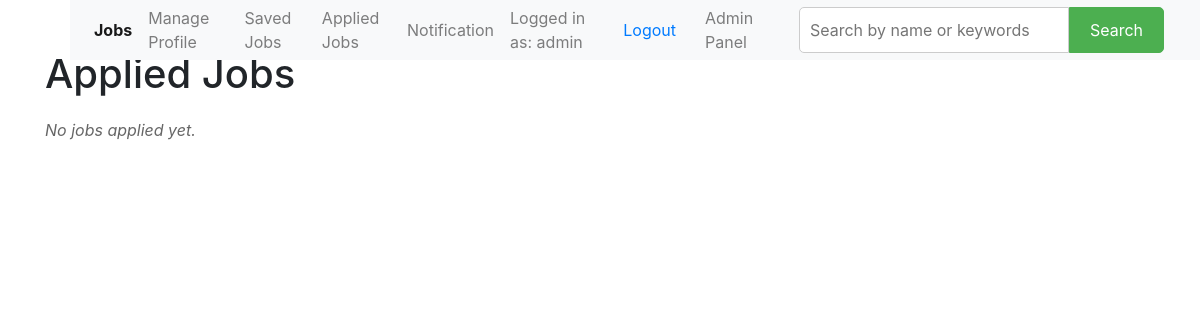
The page /applied/ (signed in) on the database as committed earlier.
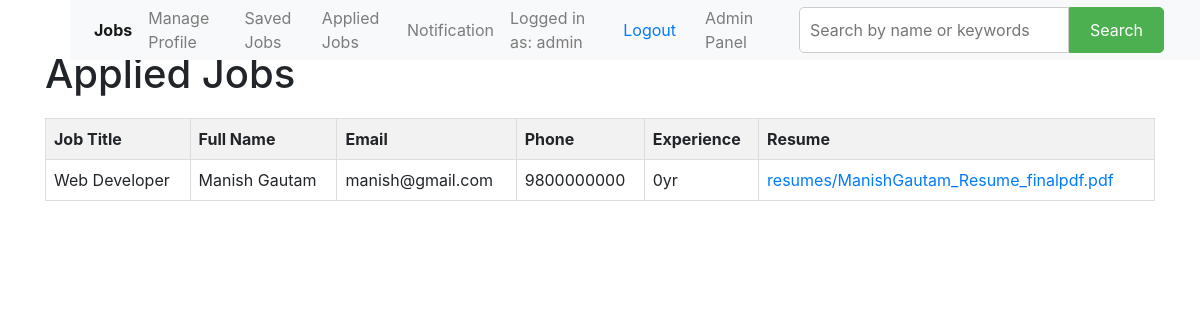
The same page on the database as committed later.
### maincode/models.py (models this page shows, shortened)
class Application(models.Model):
    user = models.ForeignKey(User,on_delete=models.CASCADE,null=True)
    job = models.ForeignKey(Job, on_delete=models.CASCADE)
    fullname = models.CharField(max_length=100)
    email = models.EmailField()
    phone = models.CharField(max_length=15)
    experience = models.CharField(max_length=20)
    resume = models.FileField(upload_to='resumes/')

class Job(models.Model):
    job_title = models.CharField(max_length=100)
    job_description = models.TextField()
    photo = models.ImageField(upload_to='job_photos/', null=True, blank=True)

### maincode/views.py (the view)
# urls.py: path('applied/', views.apply_home_data, name='apply_home_data'),
@login_required
def apply_home_data(request):
    if request.user.is_authenticated:
        saveddata = Application.objects.filter(user=request.user).order_by('-id')
        data = Job.objects.all().order_by('-id')
        context = {
            'applieddata': saveddata,
            'datas': data
        }
        return render(request, 'base/applied.html', context)
    else:
        return render(request, 'base/applied.html')

### templates/base/applied.html (shortened to what this page needs)
{% extends '../base/base.html' %}
{% block content %}
<div class="container">
    <h1>Applied Jobs</h1>
    <div class="applied-jobs">
        {% if applieddata %}
        <table class="applied-jobs-table">
            <thead>
                <tr>
                    <th>Job Title</th>
                    <th>Full Name</th>
                    <th>Email</th>
                    <th>Phone</th>
                    <th>Experience</th>
                    <th>Resume</th>
                </tr>
            </thead>
            <tbody>
                {% for application in applieddata %}
                <tr>
                    <td>{{ application.job.job_title }}</td>
                    <td>{{ application.fullname }}</td>
                    <td>{{ application.email }}</td>
                    <td>{{ application.phone }}</td>
                    <td>{{ application.experience }}</td>
                    <td><a href="{{ application.resume.url }}">{{ application.resume.name }}</a></td>
                </tr>
                {% endfor %}
            </tbody>
        </table>
        {% else %}
        <p class="no-applied-jobs">No jobs applied yet.</p>
        {% endif %}
    </div>
</div>
{% endblock %}

Rows that differ between the two databases and show on the page:
added Application: job.job_title "Web Developer", fullname "Manish Gautam", email "manish@gmail.com", phone "9800000000", experience "0yr", resume.name "resumes/ManishGautam_Resume_finalpdf.pdf"
Other text that changed with them:
text no longer shown: "No jobs applied yet."
text now shown: "Job Title Full Name Email Phone Experience Resume"
